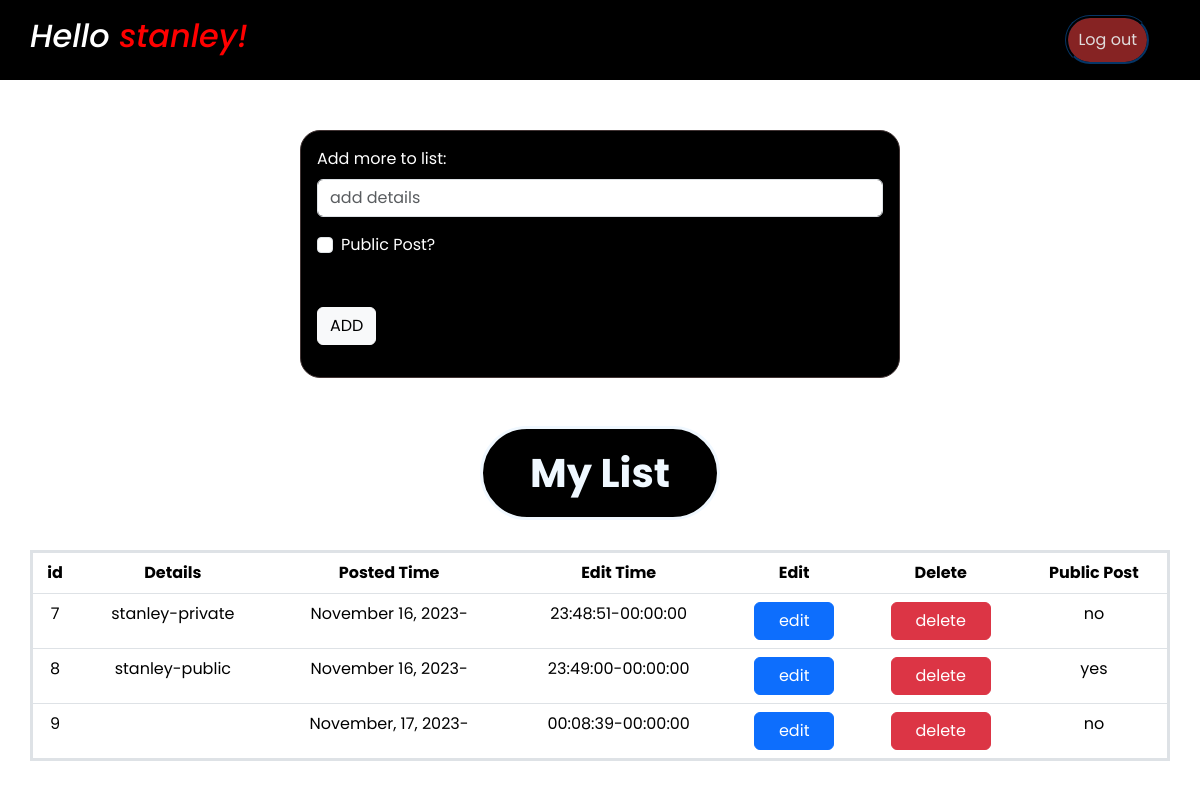
Page /home.php (signed in) on the committed database.
### tables this page shows
CREATE TABLE `list_tbl` (
  `id` int(11) NOT NULL,
  `details` text NOT NULL,
  `date_posted` varchar(30) NOT NULL,
  `time_posted` time NOT NULL,
  `date_edited` varchar(30) NOT NULL,
  `time_edited` time NOT NULL,
  `public` varchar(5) NOT NULL
);

### home.php (the view, shortened to what this page needs)
<!DOCTYPE html>
<html lang="en">
<head>
    <link rel="stylesheet" href="./css/home.css" />
    <link rel="stylesheet" href="./css/loader.css" />
    <link rel="stylesheet" href="https://cdnjs.cloudflare.com/ajax/libs/font-awesome/4.7.0/css/font-awesome.min.css">
    <link href="https://cdn.jsdelivr.net/npm/bootstrap@5.3.2/dist/css/bootstrap.min.css" rel="stylesheet">
</head>
<?php
$user = $_SESSION['user'];
?>
<body>
    <div class="welcome-user">
        <h1>Hello <span style="color: red;"><?php print "$user" ?>!</span></h1>
        <a href="./config/logout.php">Log out</a>
    </div>
    <div class="content mb-5">
        <div class="card">
            <div class="card-body">
                <form action="./config/add.php" method="POST">
                    <div class="mb-3">
                        <label for="exampleFormControlInput1" class="form-label" style="color: white;">Add more to list:</label>
                        <input type="text" name="details" class="form-control" id="exampleFormControlInput1" placeholder="add details">
                        <div class="form-check mt-3">
                            <input class="form-check-input" type="checkbox" name="public[]" value="yes" id="flexCheckDefault">
                            <label class="form-check-label" for="flexCheckDefault" style="color: white;">
                                Public Post?
                            </label>
                        </div>
                        <button type="submit" value="Add to list" class="btn btn-light mt-5">
                            ADD
                        </button>
                    </div>
                </form>
            </div>
        </div>
    </div>
    <h1 class="my-list-text">My List</h1>
    <div style="margin: 30px; ">
        <table class="table">
            <thead>
                <tr>
                    <th scope="col">id</th>
                    <th scope="col">Details</th>
                    <th scope="col">Posted Time</th>
                    <th scope="col">Edit Time</th>
                    <th scope="col">Edit</th>
                    <th scope="col">Delete</th>
                    <th scope="col">Public Post</th>
                </tr>
            </thead>
            <tbody>
                <?php
                $servername = "localhost";
                $username_db = "root";
                $password_db = "";
                $db_name = "master_db";
                $conn = mysqli_connect($servername, $username_db, $password_db, $db_name);
                $query = mysqli_query($conn, "Select * from list_tbl");
                while ($row = mysqli_fetch_array($query))
                {
                    print "<tr>";
                    print "<td>" . $row['id'] . "</td>";
                    print "<td>" . $row['details'] . "</td>";
                    print "<td>" . $row['date_posted'] . "-" . $row['date_edited'] . "</td>";
                    print "<td>" . $row['time_posted'] . "-" . $row['time_edited'] . "</td>";
                    print "<td><a href='edit.php?id=" . $row['id'] . "' class='btn btn-primary px-4'>edit</a></td>";
                    print "<td><a href='./config/delete.php?id=" . $row['id'] . "' class='btn btn-danger px-4'>delete</a></td>";
                    print "<td>" . $row['public'] . "</td>";
                    print "</tr>";
                }
                ?>
            </tbody>
        </table>
    </div>
</body>
</html>

### css/home.css (style rules this page uses)
* { margin: 0; font-family: "Poppins", Arial, Helvetica, sans-serif; }
.welcome-user { width: 100%; height: 10vh; background-color: black; justify-content: space-between; align-items: center; text-align: center; display: flex; }
.welcome-user h1 { color: white; font-size: 2rem; margin-left: 30px; font-style: italic; }
.welcome-user a { text-decoration: none; color: rgb(224, 220, 220); margin-right: 50px; border-style: ridge; padding: 10px; background-color: rgb(134, 35, 35); border-color: rgb(1, 10, 19); border-radius: 40px; }
.content .card { width: 50%; justify-content: center; margin: auto; margin-top: 50px; border-style: solid; border-color: rgb(66, 52, 52); background-color: rgb(0, 0, 0); border-radius: 20px; }
.table { border-style: solid; border-color: black; text-align: center; }
.my-list-text { text-align: center; font-weight: bolder; border-style: solid; padding: 20px; width: 20%; margin: auto; border-radius: 50px; color: aliceblue; background-color: black; }

### rows in the picture
list_tbl: id "7", details "stanley-private", date_posted "November 16, 2023", time_posted "23:48:51", time_edited "00:00:00", public "no"
list_tbl: id "8", details "stanley-public", date_posted "November 16, 2023", time_posted "23:49:00", time_edited "00:00:00", public "yes"
list_tbl: id "9", date_posted "November, 17, 2023", time_posted "00:08:39", time_edited "00:00:00", public "no"

### other values in the picture
$user "stanley"
